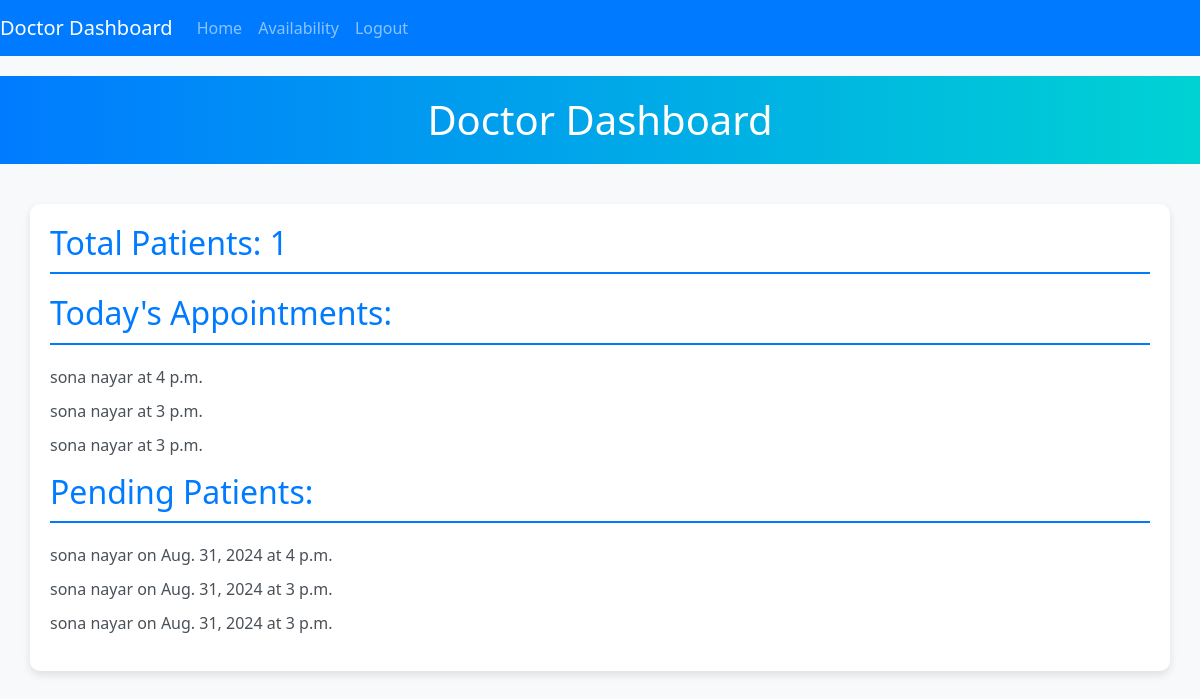
Page /doctor_dashboard/ (signed in) on the earlier database version.
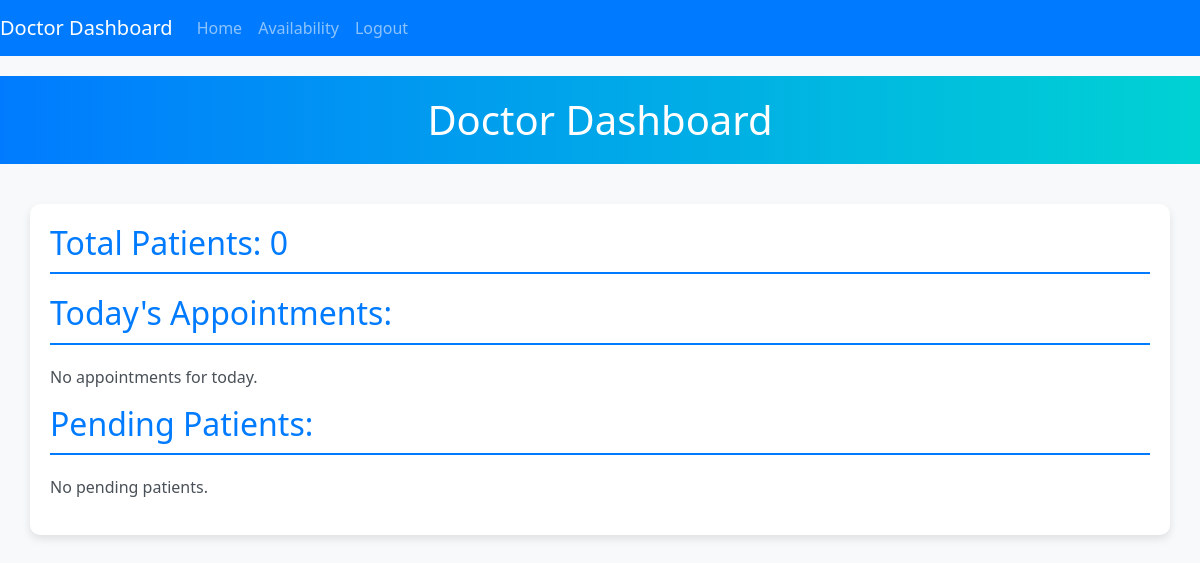
Same page on the later database version.
### hms/models.py (models this page shows, shortened)
class Appointment(models.Model):
    doctor = models.ForeignKey(Doctor, on_delete=models.CASCADE)
    patient = models.ForeignKey(Patient, on_delete=models.CASCADE)
    date = models.DateField()
    time = models.TimeField()
    status = models.CharField(max_length=20, choices=[('pending', 'Pending'), (
    'confirmed', 'Confirmed'), ('completed', 'Completed')])

class Patient(models.Model):
    user = models.OneToOneField(User, on_delete=models.CASCADE)
    TITLE_CHOICES = [
        ('Mr', 'Mr.'),
        ('Ms', 'Ms.'),
        ('Mrs', 'Mrs.'),
        ('Dr', 'Dr.'),
        ('Prof', 'Prof.'),
    ]
    title = models.CharField(max_length=30, choices=TITLE_CHOICES)
    firstname = models.CharField(max_length=30)
    lastname = models.CharField(max_length=30)
    dob = models.DateField()
    disease_description = models.TextField()
    phone_number = models.CharField(max_length=15)

### hms/views.py (the view)
# urls.py: path('doctor_dashboard/', views.doctor_dashboard, name='doctor_dashboard'),
def doctor_dashboard(request):
    user = request.user
    doctor = get_object_or_404(Doctor,
                                user=user)
    today = datetime.date.today()
    total_patients = Appointment.objects.filter(
        doctor=doctor,
        date__gte=today
    ).values('patient').distinct().count()
    pending_patients = Appointment.objects.filter(
        status='pending',
        doctor=doctor,
        date__gte=today
    )
    todays_appointments = Appointment.objects.filter(
        date=today,
        doctor=doctor
    )
    context = {
        'total_patients': total_patients,
        'pending_patients': pending_patients,
        'todays_appointments': todays_appointments,
    }
    return render(request, 'doctor_dashboard.html', context)

### hms/templates/doctor_dashboard.html (shortened to what this page needs)
<!DOCTYPE html>
<html lang="en">
<head>
    <link rel="stylesheet" href="https://cdn.jsdelivr.net/npm/bootstrap@5.1.3/dist/css/bootstrap.min.css">
</head>
<body>
    <nav class="navbar navbar-expand-lg navbar-dark">
        <a class="navbar-brand" href="{% url 'doctor_dashboard' %}">Doctor Dashboard</a>
        <div class="collapse navbar-collapse">
            <ul class="navbar-nav ml-auto">
                <li class="nav-item">
                    <a class="nav-link" href="{% url 'doctor_dashboard' %}">Home</a>
                </li>
                <li class="nav-item">
                    <a class="nav-link" href="{% url 'doctor_availability' %}">Availability</a>
                </li>
                <li class="nav-item">
                    <a class="nav-link" href="{% url 'logout' %}" onclick="confirmLogout(event)">Logout</a>
                </li>
            </ul>
        </div>
    </nav>
    <div class="dashboard-header">
        <h1>Doctor Dashboard</h1>
    </div>
    <div class="container dashboard-content">
        <h2>Total Patients: {{ total_patients }}</h2>
        <h2>Today's Appointments:</h2>
        <ul>
            {% if todays_appointments %}
                {% for appointment in todays_appointments %}
                    <li>{{ appointment.patient.firstname }} {{ appointment.patient.lastname }} at {{ appointment.time }}</li>
                {% endfor %}
            {% else %}
                <li>No appointments for today.</li>
            {% endif %}
        </ul>
        <h2>Pending Patients:</h2>
        <ul>
            {% if pending_patients %}
                {% for appointment in pending_patients %}
                    <li>{{ appointment.patient.firstname }} {{ appointment.patient.lastname }}
                    on {{ appointment.date }} at {{ appointment.time }}</li>
                {% endfor %}
            {% else %}
                <li>No pending patients.</li>
            {% endif %}
        </ul>
    </div>
</body>
</html>

### hms/templates/doctor_dashboard.html (style rules this page uses)
body { background-color: #f8f9fa; color: #495057; font-family: 'Segoe UI', Tahoma, Geneva, Verdana, sans-serif; }
.navbar { margin-bottom: 20px; background-color: #007bff; }
.navbar-nav .nav-link { color: #fff; }
.dashboard-header { background: linear-gradient(to right, #007bff, #00d2d3); color: #fff; padding: 20px; text-align: center; margin-bottom: 40px; }
.dashboard-header h1 { margin: 0; font-size: 2.5rem; }
.dashboard-content { padding: 20px; background-color: #fff; border-radius: 10px; box-shadow: 0 4px 8px rgba(0, 0, 0, 0.1); }
.dashboard-content h2 { border-bottom: 2px solid #007bff; padding-bottom: 10px; margin-bottom: 20px; color: #007bff; }
.dashboard-content ul { list-style-type: none; padding-left: 0; }
.dashboard-content ul li { margin-bottom: 10px; }

Differences in the rows shown:
removed Appointment: patient.firstname "sona", patient.lastname "nayar", time "4 p.m.", date "Aug. 31, 2024"
removed Appointment: patient.firstname "sona", patient.lastname "nayar", time "3 p.m.", date "Aug. 31, 2024"
removed Appointment: patient.firstname "sona", patient.lastname "nayar", time "3 p.m.", date "Aug. 31, 2024"
Other differences:
{{ total_patients }}: "1" → "0"
text now shown: "No appointments for today. No pending patients."
